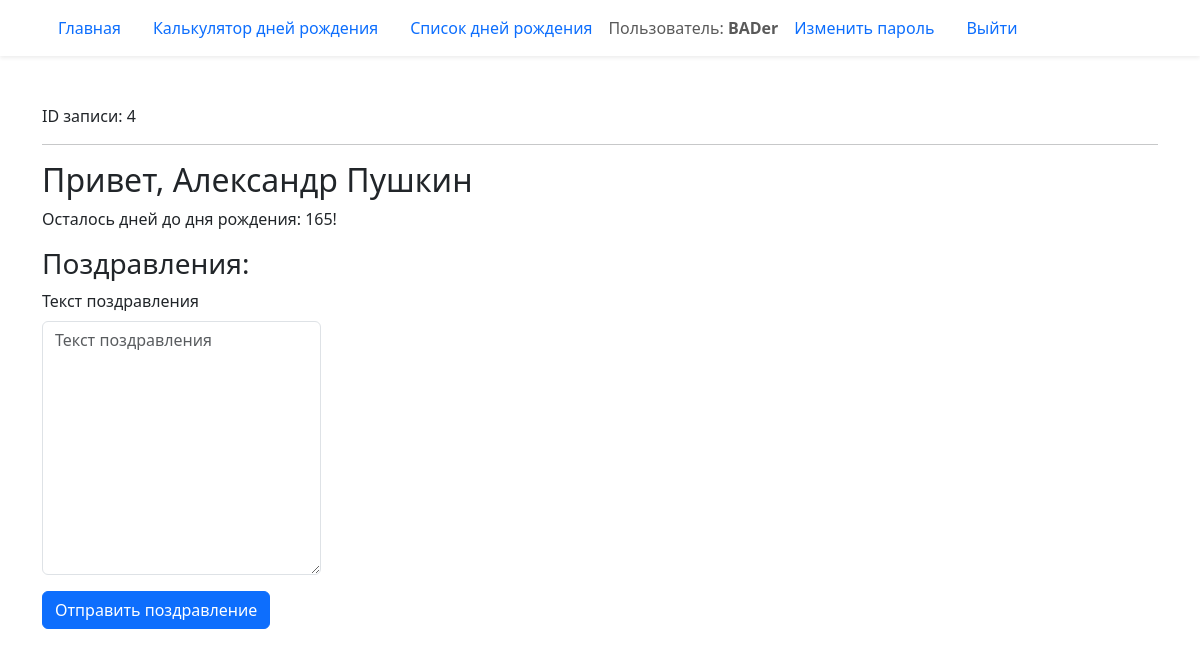
Page /birthday/4/ (signed in) on the committed database.
### birthday/models.py (models this page shows, shortened)
class Birthday(models.Model):
    first_name = models.CharField('Имя', max_length=20)
    last_name = models.CharField(
        'Фамилия', max_length=20, help_text='Необязательное поле', blank=True
    )
    birthday = models.DateField('Дата рождения', validators=(real_age,))
    image = models.ImageField('Фото', upload_to='birthdays_images', blank=True)
    author = models.ForeignKey(
        User, verbose_name='Автор записи', on_delete=models.CASCADE, null=True
    )
    class Meta:
        constraints = (
             models.UniqueConstraint(
                fields=('first_name', 'last_name', 'birthday'),
                name='Unique person constraint',
                ),
            )

### birthday/views.py (the view)
# urls.py: path('<int:pk>/', views.BirthdayDetailView.as_view(), name='detail'),
class BirthdayDetailView(DetailView):
    model = Birthday
    def get_context_data(self, **kwargs):
        context = super().get_context_data(**kwargs)
        context['birthday_countdown'] = calculate_birthday_countdown(
            self.object.birthday
        )
        context['form'] = CongratulationForm()
        context['congratulations'] = (
            self.object.congratulations.select_related('author')
        )
        return context

### birthday/forms.py
class CongratulationForm(forms.ModelForm):
    class Meta:
        model = Congratulation
        fields = ('text',)

### birthday/utils.py (called while the page is built)
def calculate_birthday_countdown(birthday):
    today = date.today()
    this_year_birthday = get_birthday_for_year(birthday, today.year)
    if this_year_birthday < today:
        next_birthday = get_birthday_for_year(birthday, today.year + 1)
    else:
        next_birthday = this_year_birthday
    birthday_countdown = (next_birthday - today).days
    return birthday_countdown

def get_birthday_for_year(birthday, year):
    try:
        calculated_birthday = birthday.replace(year=year)
    except ValueError:
        calculated_birthday = date(year=year, month=3, day=1)
    return calculated_birthday

### templates/birthday/birthday_detail.html (shortened to what this page needs)
{% extends "base.html" %}
{% load django_bootstrap5 %}
{% block content %}
  ID записи: {{ object.id }}
  <hr>
  <h2>Привет, {{ object.first_name }} {{ object.last_name }}</h2>
  {% if birthday_countdown == 0 %}
    <p>С днём рождения!</p>
  {% else %}
    <p>Осталось дней до дня рождения: {{ birthday_countdown }}!</p>
  {% endif %}
  <div>
    <h3>Поздравления:</h3>
    {% if user.is_authenticated %}
      <form action="{% url 'birthday:add_comment' object.pk %}" method="post" class="col-3">
        {% bootstrap_form form %}
        {% bootstrap_button button_type="submit" content="Отправить поздравление" %}
      </form>
    {% endif %}
  </div>
{% endblock content %}

### templates/includes/header.html (shortened to what this page needs)
<header>
  <nav class="navbar shadow-sm">
    <div class="container">
      {% with request.resolver_match.view_name as view_name %}
        <ul class="nav nav-pills">
          <li class="nav-item">
            <a class="nav-link {% if view_name == 'pages:homepage' %} active {% endif %}"
              href="{% url 'pages:homepage' %}">
              Главная
            </a>
          </li>
          <li class="nav-item">
            <a class="nav-link {% if view_name == 'birthday:create' %} active {% endif %}"
              href="{% url 'birthday:create' %}">
              Калькулятор дней рождения
            </a>
          </li>
          <li class="nav-item">
            <a class="nav-link {% if view_name == 'birthday:list' %} active {% endif %}" href="{% url 'birthday:list' %}">
              Cписок дней рождения
            </a>
          </li>
          {% if user.is_authenticated %}
            <span class="navbar-text">Пользователь: <b>{{ user.username }}</b></span>
            <li class="nav-item">
              <a class="nav-link{% if view_name == 'password_change' %} active {% endif %}"
                href="{% url 'password_change' %}">Изменить пароль</a>
            </li>
            <li class="nav-item">
              <a class="nav-link" href="{% url 'logout' %}">Выйти</a>
            </li>
          {% endif %}
        </ul>
      {% endwith %}
    </div>
  </nav>
</header>

### rows in the picture
Birthday: id "4", first_name "Александр", last_name "Пушкин"

### other values in the picture
{{ user.username }} "BADer"
{{ birthday_countdown }} "165"
